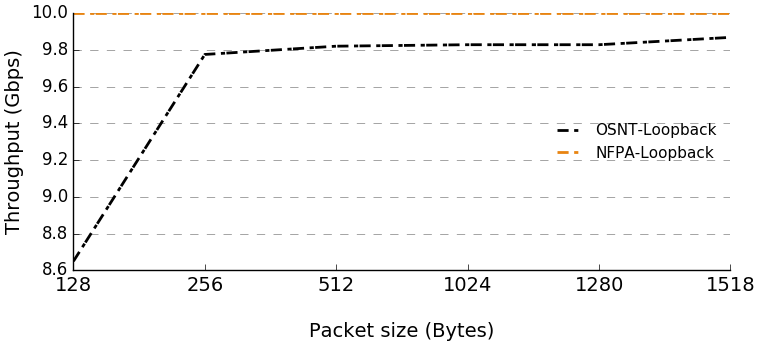

Recreate this plot in Python.
#import pandas as pd
import matplotlib.pyplot as plt
import numpy as np
from cycler import cycler

plt.rcParams['axes.spines.right'] = True 
plt.rcParams['axes.spines.bottom'] = True
plt.rcParams['axes.spines.left'] = True 
plt.rcParams['axes.axisbelow'] = True
plt.rcParams['axes.axisbelow'] = True
plt.rcParams['figure.figsize'] = 7.6, 3.5 


markers = ["*","^","."]

x_values= ["128","256","512","1024","1280","1518"]

osnt_l2=[1.481,2.836,5.244,8.767,9.846,9.865]
nfpa_l2=[1.604,2.911,5.179,8.953,9.988,9.989]
osnt_l3=[1.453,2.835,5.231,8.756,9.846,9.86]
nfpa_l3=[1.572,2.784,4.802,8.596,9.699,9.81]
osnt_nu=[1.215,2.495,4.938,8.74,9.843,9.861]
nfpa_nu=[1.556,2.792,5.062,8.815,9.774,9.998]
osnt_nd=[1.23,2.45,4.938,8.738,9.846,9.86]
nfpa_nd=[1.436,2.668,4.987,8.757,9.854,10]
osnt_al=[8.649,9.775,9.82,9.828,9.828,9.868]
nfpa_al=[10,10,10,10,10,10]


#l2 =      [np.nan,]
#l3 =      [
#nat_ul=   [857,np.nan]
#nat_dl=   [875,np.nan]

ind = np.arange(len(x_values))

width = 0.3
fig = plt.figure()
ax = fig.add_subplot(111)
#ax.set_ylim([0, 10])

linestyles = ['-', '--', '-.', ':']
dashList = [(4,2,20,2),(2,3),(5,1),(4,3,2,2),(8,4,3,1)] 
verde_oscuro="#006633"
azul_cielo="#2248E1"

fucsia="#DA22E1"
cafe="#A91524"

azul_mar="#161673"
azul_claro="#1AE2E2"

tomate="#E88411"
verde_fosfo="#B2E835"

ax.yaxis.grid(color='gray' )
#ax.plot(ind, osnt_l2,  color=azul_cielo,   linestyle="-.", dashes=dashList[0], lw=2, )
#ax.plot(ind, nfpa_l2,  color=verde_oscuro, linestyle="-.", dashes=dashList[0], lw=2)
#
#ax.plot(ind, osnt_l3,  color="red",   dashes=dashList[1], lw=2)
#ax.plot(ind, nfpa_l3,  color="green", dashes=dashList[1], lw=2)
#
#ax.plot(ind, osnt_nu,  color=cafe,   dashes=dashList[2], lw=2)
#ax.plot(ind, nfpa_nu,  color=fucsia, dashes=dashList[2], lw=2)
#
#ax.plot(ind, osnt_nd,  color=azul_mar,   dashes=dashList[3], lw=2)
#ax.plot(ind, nfpa_nd,  color=azul_claro, dashes=dashList[3], lw=2)

ax.plot(ind, osnt_al,  color="black",   dashes=dashList[4], lw=2)
ax.plot(ind, nfpa_al,  color=tomate,    dashes=dashList[4], lw=2)

#ax.set_xticks(ind+6*(width/2))
#xticks = ax.xaxis.get_major_ticks()

font_size= 14
ax.set_xticklabels(x_values, fontsize=font_size)

ax.set_ylabel('Throughput (Gbps)',fontsize=font_size)
#ax.yaxis.set_label_coords(-0.08,0.9)
ax.spines['right'].set_visible(False)
ax.spines['top'].set_visible(False)
ax.yaxis.set_ticks_position('left')
#ax.tick_params(axis='y',length=6)
ax.xaxis.set_ticks_position('bottom')
ax.set_xlabel("Packet size (Bytes)", fontsize=font_size)
ax.xaxis.set_label_coords(0.5,-0.2)
ax.yaxis.grid(linestyle='--')

#ax.text(5, -1.2, u'Socket-mmap',fontsize=font_size)
#ax.text(19, -1.2, u'Netmap',fontsize=font_size)
#ax.text(33, -1.2, u'DPDK',fontsize=font_size)
#ax.set_ylim([0,7.4])

leg= plt.legend(['OSNT-Loopback','NFPA-Loopback'], loc='center right',frameon=False, fontsize= 11)

leg.get_frame().set_linewidth(0.0)

plt.tight_layout(pad=0.3, w_pad=0.5, h_pad=1)

filename="rate_32burst_loopback"
#plt.savefig(filename+".svg")
plt.savefig(filename+".eps")
plt.savefig(filename+".png")
